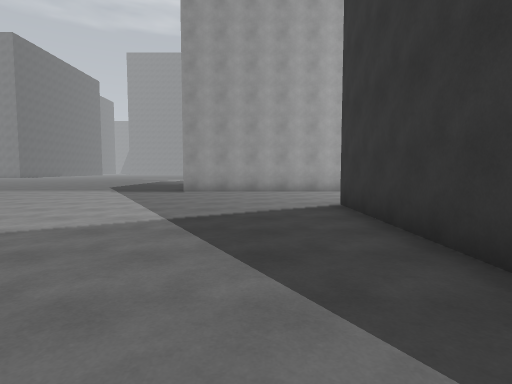
[1] (above)

24 first-person views from a walk through a Unity game level. The camera is 1.4 m above the floor, tilts 4° down and sees 80° across. Doors are open. The floor is counted in squares, 2 m on a side. Each view is taken from the middle of a square. On the plan, view 1 faces up. The plan holds only what a view shows up to about 10 squares ahead; the rest is blank. The place goes on beyond the plan. The player character is not drawn. Surface patterns are stand-ins for the level's own textures.

[2]
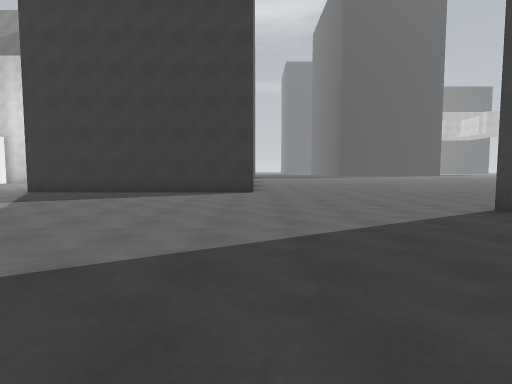

[3]
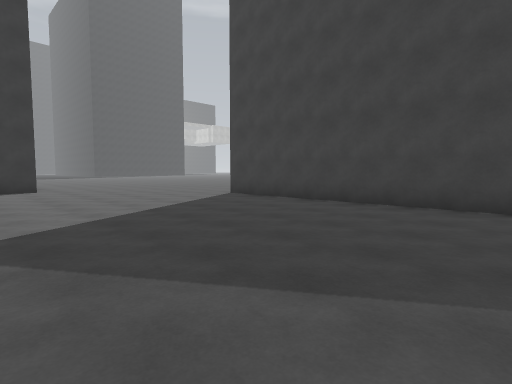

[4]
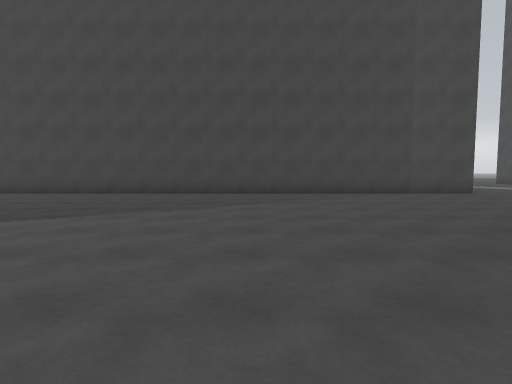

[5]
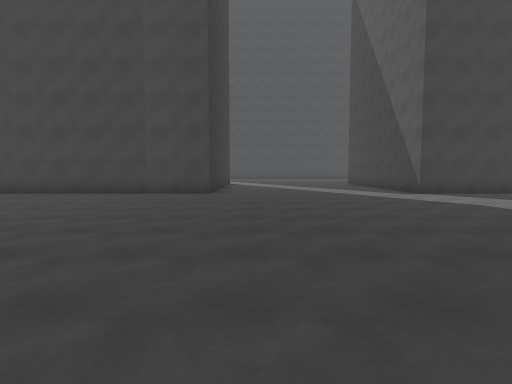

[6]
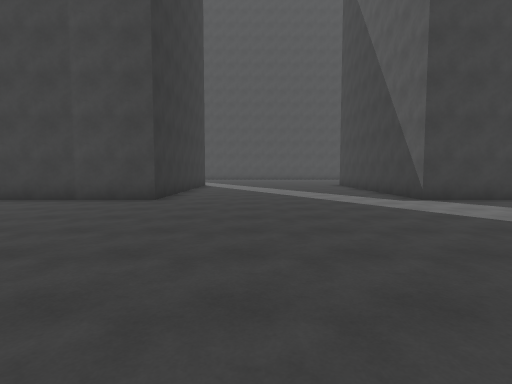

[7]
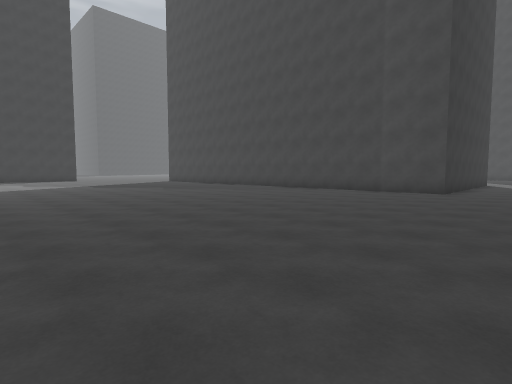

[8]
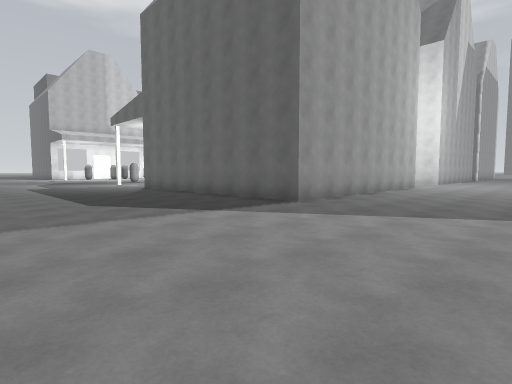

[9]
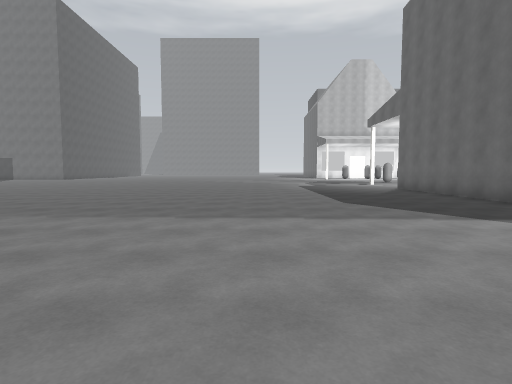

[10]
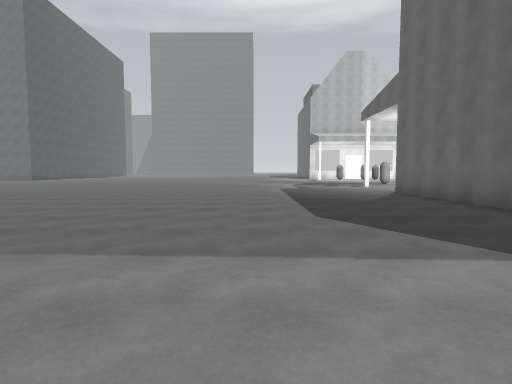

[11]
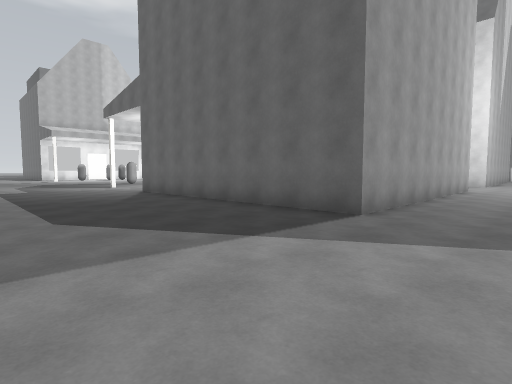

[12]
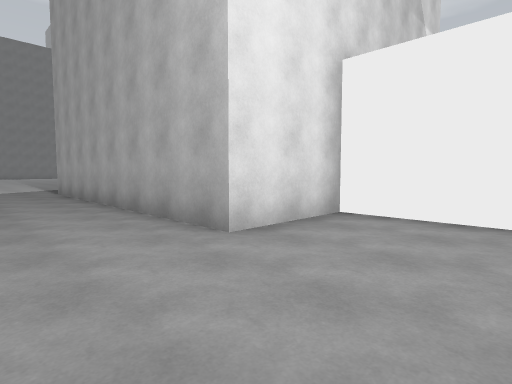

[13]
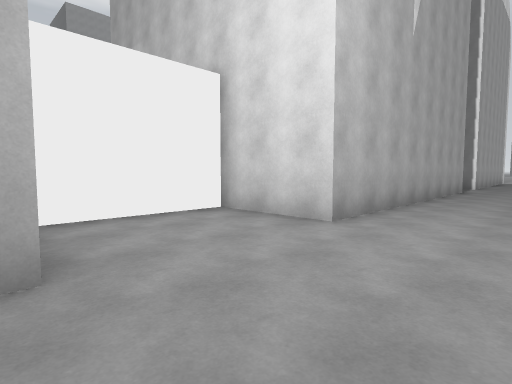

[14]
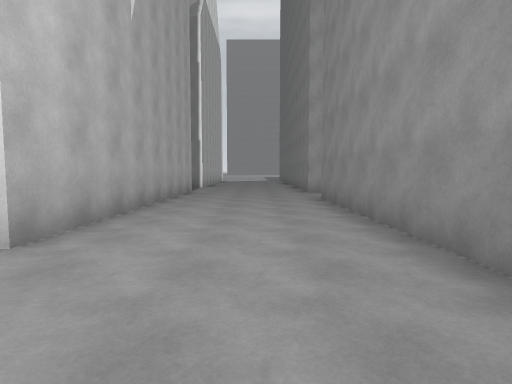

[15]
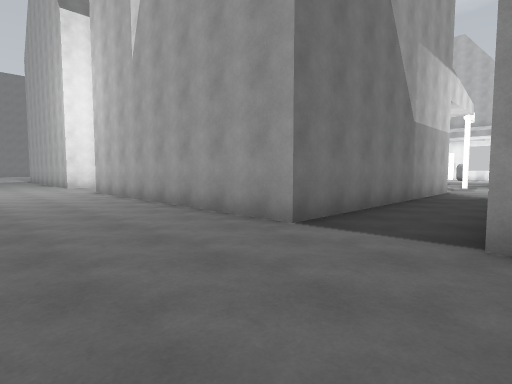

[16]
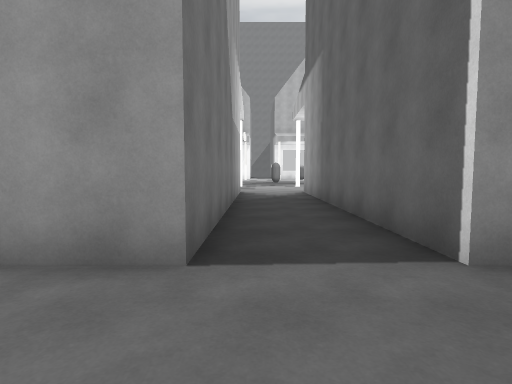

[17]
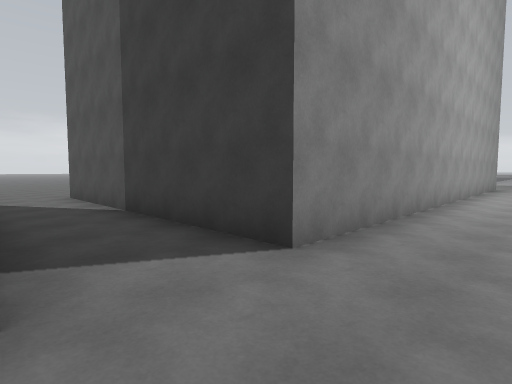

[18]
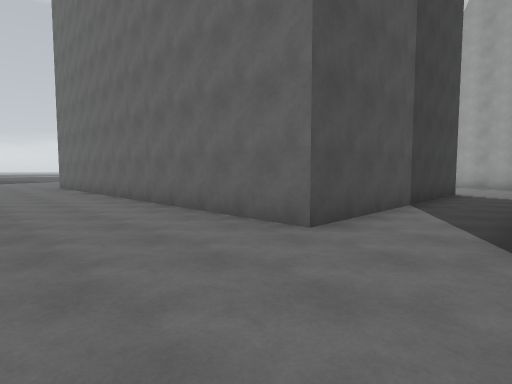

[19]
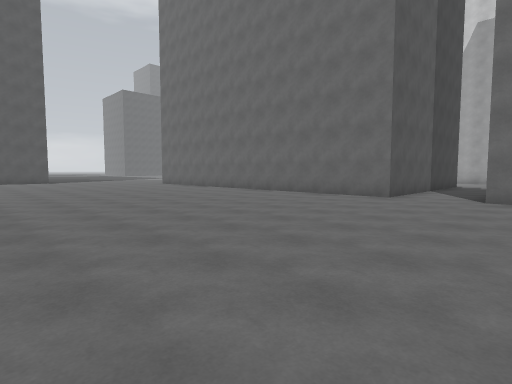

[20]
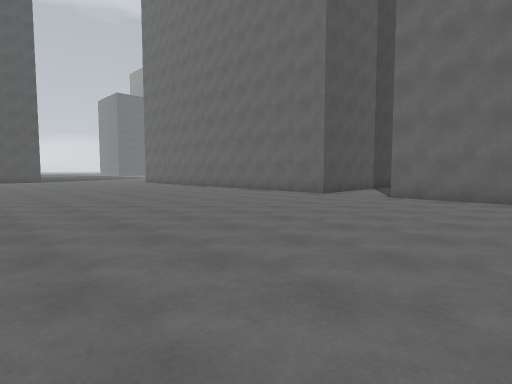

[21]
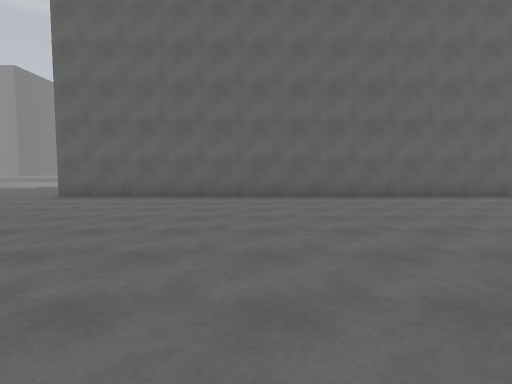

[22]
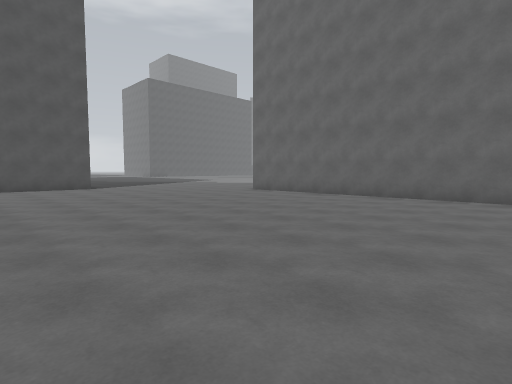

[23]
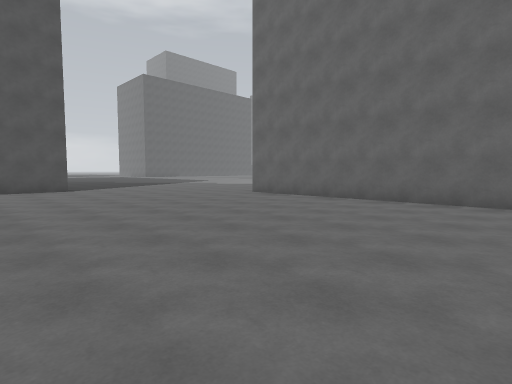

[24]
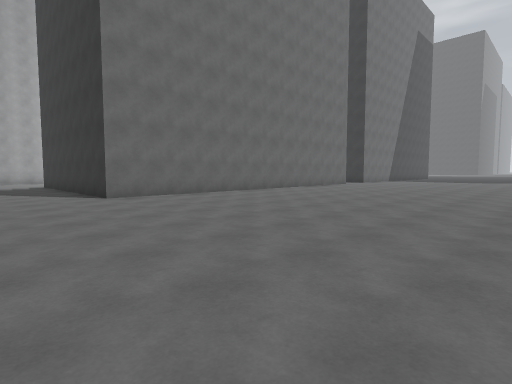

### Floor plan
Key: @ floor where view 1 was taken; # wall or solid block; . floor; B building.
Columns run from 27 left of view 1 to 19 right of it. Each row starts with its distance up from view 1.
 18             .............B      B   B      B..B
 17             .............B      B   B      B..B
 16            ..............B      B   B      B..B
 15            ..............B      B   B      B..B
 14             .............B      B   B      B..B
 13              ............B      B# #B      B..B
 12               ...........B      B...B      B..B
 11                ..........BBBBBBBB...BBBBBBBB..B
 10                ................................
  9                 ...............................
  8                  ..............................
  7                   .............................
  6                    ..........#############.#
  5       ......           ......#           #.
  4       .............    ......#           #.
  3       .............    ......#           #.
  2      .............    .......#           #.
  1     .........................#           #.
  0    ........................@.#          ##.
 -1    ..........................############..###
 -2   ............................................
 -3  .............................................
 -4 ...............................................
 -5 ...............................................
 -6 ###......################......................
 -7   #......#              #......................
 -8   #......#              #......................
 -9                           ............ ........

Positions as (right, up) in squares from view 1, and headings:
1: (0, 0), facing up
2: (-8, -1), facing right
3: (-10, 1), facing down-right
4: (-12, 4), facing down
5: (-20, 4), facing down
6: (-21, 2), facing down
7: (-21, 5), facing down-right
8: (-8, 6), facing up-right
9: (-8, 6), facing up
10: (-7, 8), facing up
11: (-7, 8), facing up-right
12: (8, 8), facing up-left
13: (5, 8), facing up-right
14: (6, 8), facing right
15: (19, 7), facing up-left
16: (17, 8), facing up
17: (16, 8), facing down-left
18: (16, -4), facing up-left
19: (17, -9), facing up-left
20: (19, -9), facing up-left
21: (7, -9), facing up
22: (10, -9), facing up-left
23: (9, -8), facing up-left
24: (-1, -9), facing up-right
